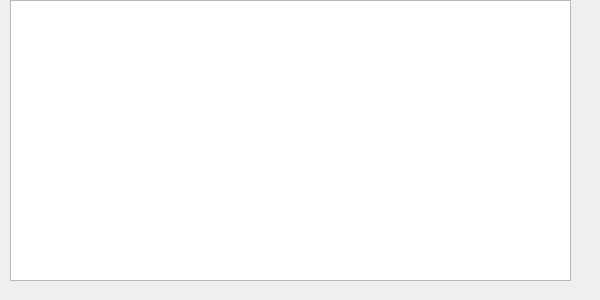
<?xml version="1.0" encoding="UTF-8"?>
<ui version="4.0">
 <class>form_report_stack_total</class>
 <widget class="QWidget" name="form_report_stack_total">
  <property name="geometry">
   <rect>
    <x>0</x>
    <y>0</y>
    <width>600</width>
    <height>300</height>
   </rect>
  </property>
  <property name="windowTitle">
   <string>stack information</string>
  </property>
  <widget class="QTableWidget" name="tableWidget">
   <property name="geometry">
    <rect>
     <x>10</x>
     <y>0</y>
     <width>561</width>
     <height>281</height>
    </rect>
   </property>
  </widget>
 </widget>
 <resources/>
 <connections/>
</ui>
